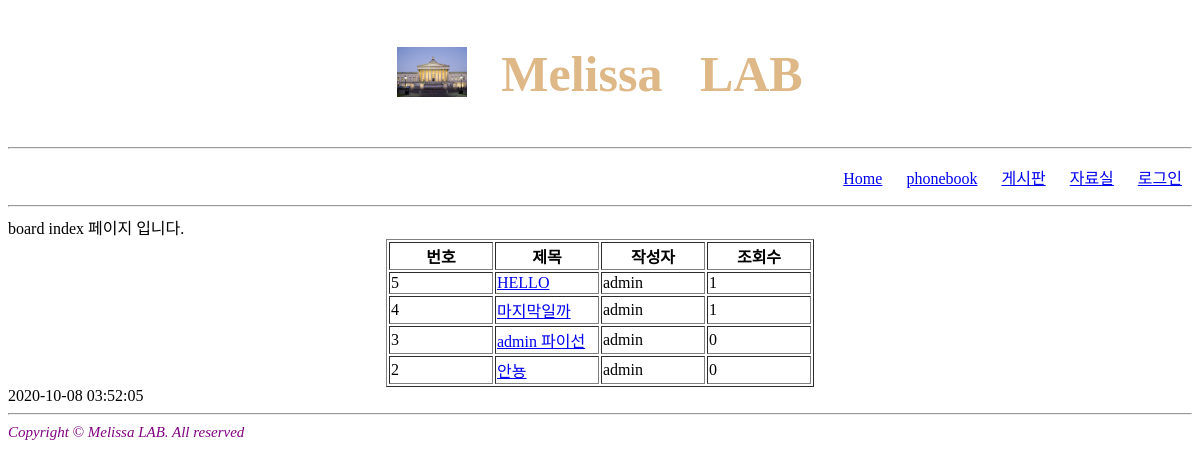
Page /board/3/ on the earlier database version.
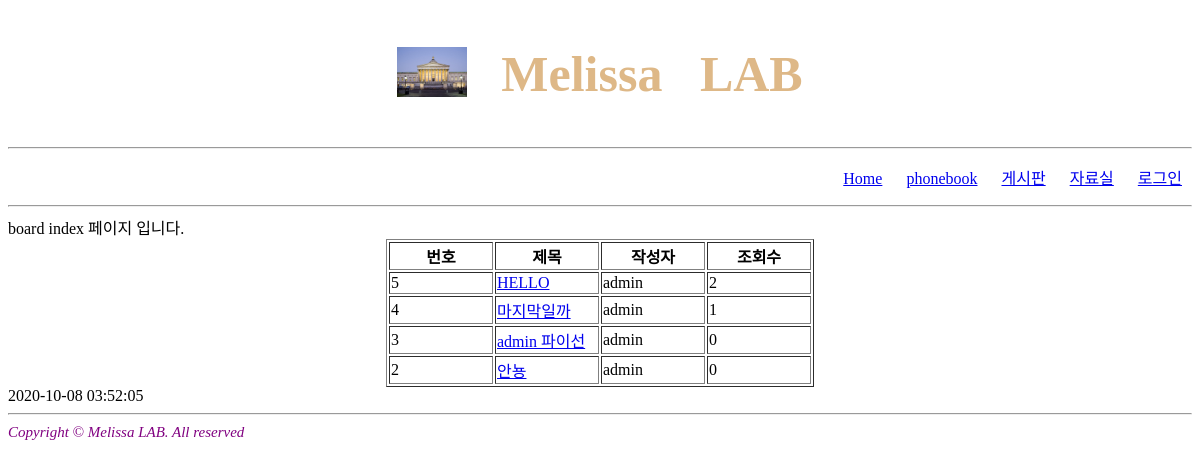
Same page on the later database version.
### board/models.py (models this page shows)
class Border(models.Model):
    제목 = models.CharField(max_length=225, blank=False, null=False)
    작성자 = models.CharField(max_length=225, blank=False, null=False)
    내용 = models.TextField(null=False)
    작성일 = models.DateTimeField(null=False)
    수정일 = models.DateTimeField(null=False)
    조회수 = models.IntegerField(null=False)

### board/views.py (the view)
# urls.py: re_path(r'^([0-9]+)/$', views.index, name='index'),
def index(request, page):
    userAll = Border.objects.values('id', '제목', '작성자', '내용', '조회수').order_by('-id')
    pageNum = 4
    paging = Paginator(userAll,pageNum)
    arrPage = []
    '''
    totalPage = len(userAll) // pageNum
    temp = len(userAll) % pageNum
    if temp != 0:
        totalPage += 1
    '''
    for i in range(paging.num_pages):
        arrPage.append(i+1)
    context = {"userAll": paging.page(page), "arrPage": arrPage}
    return render(request, "board/index.html", context)

### templates/board/index.html (shortened to what this page needs)
<!DOCTYPE html>
<html>
    <head>
    </head>
    <body>
    {% extends 'form.html' %}
    {% block center %}
        board index 페이지 입니다.
        <table border="1" align="center">
        <tr>
            <th width="100">번호</th><th width="100">제목</th>
            <th width="100">작성자</th><th width="100">조회수</th>
        </tr>
        {% for i in userAll %}
            <tr>
                <td>{{i.id}}</td>
                <td>
                {% if user.is_active %}
                <a href="{% url 'BD:detail' i.id %}">{{i.제목}}</a>
                {% else %}
                <a href="{% url 'login' %}">{{i.제목}}</a>
                {% endif %}
                </td>
                <td>{{i.작성자}}</td><td>{{i.조회수}}</td>
            </tr>
        {% endfor %}
        </table>
        {% now 'Y-m-d H:i:s' %}
    {% endblock %}

Differences in the rows shown:
changed Border "HELLO": 조회수 "1" → "2"
